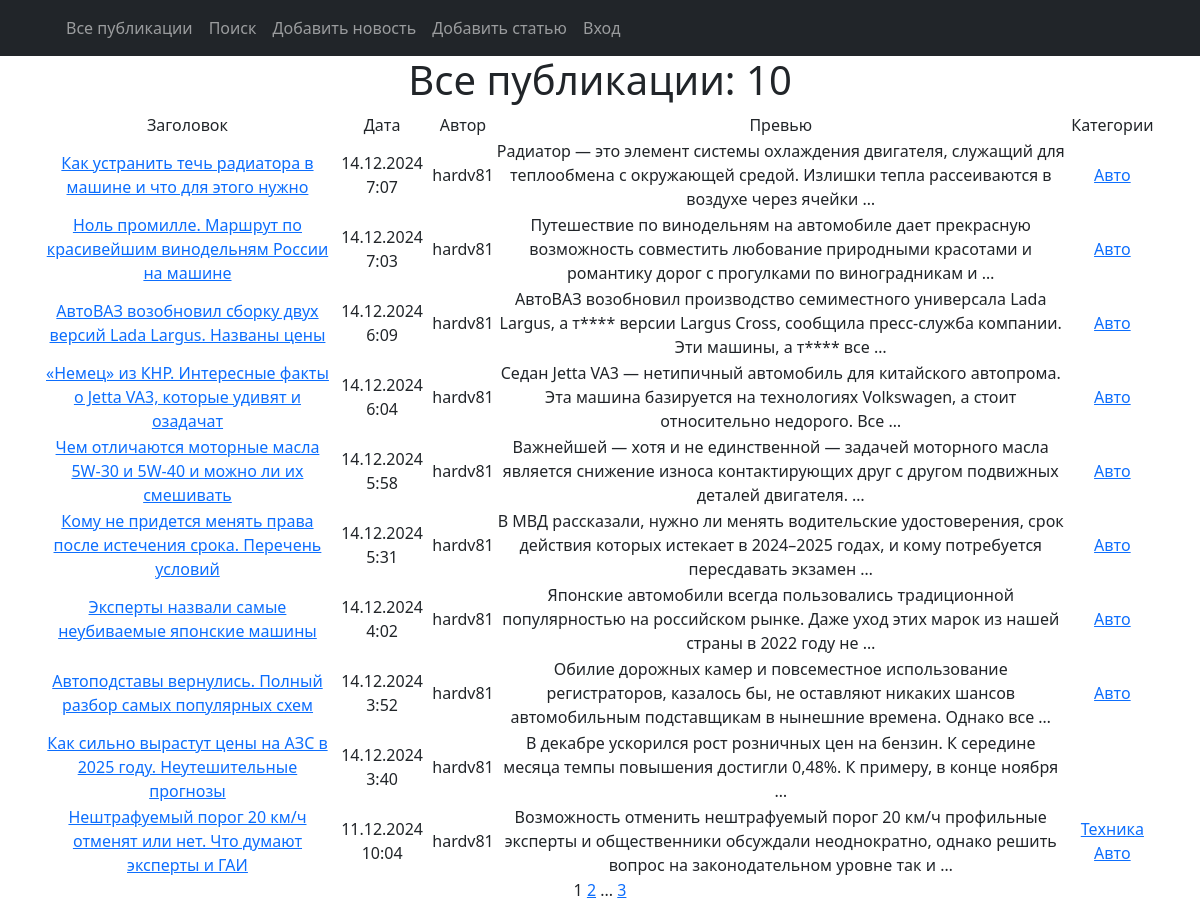
The page / on the database its author committed.
### news/models.py (models this page shows, shortened)
class Post(models.Model):
    article = 'ART'
    news = 'NEW'
    TYPE = [
        (article, 'Статья'),
        (news, 'Новость'),
    ]
    post_author = models.ForeignKey(Author, on_delete=models.CASCADE)
    post_type = models.CharField(max_length=3, choices=TYPE, default=article)
    post_time = models.DateTimeField(auto_now_add=True)
    post_category = models.ManyToManyField(Category, through='PostCategory')
    post_title = models.CharField(max_length=255)
    post_text = models.TextField()
    post_rating = models.IntegerField(default=0)

class Author(models.Model):
    author_rating = models.IntegerField(default=0)
    author_user = models.OneToOneField(User, on_delete = models.CASCADE, primary_key = True)
    def __str__(self):
        return f'{self.author_user}'

class Category(models.Model):
    category_name = models.CharField(max_length=255, unique=True)
    subscribers = models.ManyToManyField(User, blank=True, related_name='categories')
    def __str__(self):
        return f'{self.category_name}'

### news/views.py (the view)
# urls.py: path('', PostsList.as_view(), name='post_list'),
class PostsList(ListView):
    model = Post
    ordering = '-post_time'
    template_name = 'posts.html'
    context_object_name = 'posts'
    paginate_by = 10
    def get_queryset(self):
        queryset = super().get_queryset()
        self.filterset = PostFilter(self.request.GET, queryset)
        return self.filterset.qs
    def get_context_data(self, **kwargs):
        context = super().get_context_data(**kwargs)
        context['filterset'] = self.filterset
        return context

### news/templatetags/custom_filters.py (called while the page is built)
@register.filter()
def censor(text):
    CENS_WORDS = ['подшипник', 'коробка', 'видеорегистратор', 'транспорт', 'безопасность', 'также', 'видео',
                  'отставание', 'место']
    if type(text) != str:
        raise TypeException(f'Недопустимый формат данных (string)!')
    lst = []
    st = ''
    i = 0
    for sym in text:
        i += 1
        if sym.isalpha():
            st += sym
            if i == len(text):
                lst.append(st)
        else:
            if len(st):
                lst.append(st)
            lst.append(sym)
            st = ''
    for i in range(len(lst)):
        if lst[i].lower() in CENS_WORDS:
            lst[i] = lst[i].replace(lst[i], lst[i][:1] + "*" * (len(lst[i]) - 1))
    censored_text = ''
    for word in lst:
        censored_text += word
    return f'{censored_text}'

### news/templatetags/custom_tags.py (called while the page is built)
@register.simple_tag(takes_context=True)
def url_replace(context, **kwargs):
   d = context['request'].GET.copy()
   for k, v in kwargs.items():
       d[k] = v
   return d.urlencode()

### templates/posts.html (shortened to what this page needs)
{% extends 'flatpages/default.html' %}
{% load custom_filters %}
{% load custom_tags %}
{% block content %}
   <h1>Все публикации: {{ posts|length }}</h1>
   {% if posts %}
       <table>
           <tr>
               <td>Заголовок</td>
               <td>Дата</td>
               <td>Автор</td>
               <td>Превью</td>
               <td>Категории</td>
           </tr>
           {% for post in posts %}
           <tr>
               <td><a href="{% url 'post_detail' post.id %}">{{ post.post_title|censor }}</a></td>
               <td>{{ post.post_time|date:'d.m.Y G:i' }}</td>
               <td>{{ post.post_author }}</td>
               <td>{{ post.post_text|truncatewords:20|censor }}</td>
               <td>{% for category in post.post_category.all %}
                   <a href="{% url 'category_list' category.id %}">{{ category }}</a>
                   {% endfor %}
               </td>
           </tr>
           {% endfor %}
       </table>
   {% else %}
       <h2>Новостей нет!</h2>
   {% endif %}
   {{ page_obj.number }}
   {% if page_obj.has_next %}
       <a href="?{% url_replace page=page_obj.next_page_number %}">{{ page_obj.next_page_number }}</a>
       {% if paginator.num_pages != page_obj.next_page_number %}
           ...
           <a href="?{% url_replace page=page_obj.paginator.num_pages %}">{{ page_obj.paginator.num_pages }}
       {% endif %}
   {% endif %}
{% endblock content %}

### templates/flatpages/default.html (shortened to what this page needs)
<!DOCTYPE html>
{% load static %}
<html lang="en">
    <head>
        <link href="{% static 'css/styles.css' %}" rel="stylesheet" />
    </head>
    <body>
        <nav class="navbar navbar-expand-lg navbar-dark bg-dark static-top">
            <div class="container">
                <div class="collapse navbar-collapse" id="navbarResponsive">
                    <ul class="navbar-nav ml-auto">
                        <li class="nav-item">
                            <a class="nav-link" href="/">Все публикации</a>
                        </li>
                        <li class="nav-item">
                            <a class="nav-link" href="/search/">Поиск</a>
                        </li>
                        <li class="nav-item">
                            <a class="nav-link" href="/news/create/">Добавить новость</a>
                        </li>
                        <li class="nav-item">
                            <a class="nav-link" href="/articles/create/">Добавить статью</a>
                        </li>
                        {% if request.user.is_authenticated %}
                            <li class="nav-item">
                                <a class="nav-link" href="{% url 'user_detail' request.user.id %}">
                                Пользователь: {{ request.user.username }}
                                </a>
                            </li>
                            <li class="nav-item">
                                <a class="nav-link" href="/accounts/logout/">Выход</a>
                            </li>
                        {% else %}
                            <li class="nav-item">
                                <a class="nav-link" href="/accounts/login/">Вход</a>
                            </li>
                        {% endif %}
                    </ul>
                </div>
            </div>
        </nav>
        <div class="container">
            <div class="row">
                <div class="col-lg-12 text-center">
                    {% block content %}{% endblock content %}
                </div>
            </div>
        </div>
    </body>
</html>

### rows shown on the page
Post: post_title|censor "Как устранить течь радиатора в машине и что для этого нужно", post_time "14.12.2024 7:07", post_author "hardv81", post_text|censor "Радиатор — это элемент системы охлаждения двигателя, служащий для теплообмена с окружающей средой. Излишки тепла рассеиваются в воздухе через ячейки …"
Category: category_name "Авто"
Post: post_title|censor "Ноль промилле. Маршрут по красивейшим винодельням России на машине", post_time "14.12.2024 7:03", post_author "hardv81", post_text|censor "Путешествие по винодельням на автомобиле дает прекрасную возможность совместить любование природными красотами и романтику дорог с прогулками по виноградникам и …"
Post: post_title|censor "АвтоВАЗ возобновил сборку двух версий Lada Largus. Названы цены", post_time "14.12.2024 6:09", post_author "hardv81", post_text|censor "АвтоВАЗ возобновил производство семиместного универсала Lada Largus, а т**** версии Largus Cross, сообщила пресс-служба компании. Эти машины, а т**** все …"
Post: post_title|censor "«Немец» из КНР. Интересные факты о Jetta VA3, которые удивят и озадачат", post_time "14.12.2024 6:04", post_author "hardv81", post_text|censor "Седан Jetta VA3 — нетипичный автомобиль для китайского автопрома. Эта машина базируется на технологиях Volkswagen, а стоит относительно недорого. Все …"
Post: post_title|censor "Чем отличаются моторные масла 5W-30 и 5W-40 и можно ли их смешивать", post_time "14.12.2024 5:58", post_author "hardv81", post_text|censor "Важнейшей — хотя и не единственной — задачей моторного масла является снижение износа контактирующих друг с другом подвижных деталей двигателя. …"
Post: post_title|censor "Кому не придется менять права после истечения срока. Перечень условий", post_time "14.12.2024 5:31", post_author "hardv81", post_text|censor "В МВД рассказали, нужно ли менять водительские удостоверения, срок действия которых истекает в 2024–2025 годах, и кому потребуется пересдавать экзамен …"
Post: post_title|censor "Эксперты назвали самые неубиваемые японские машины", post_time "14.12.2024 4:02", post_author "hardv81", post_text|censor "Японские автомобили всегда пользовались традиционной популярностью на российском рынке. Даже уход этих марок из нашей страны в 2022 году не …"
Post: post_title|censor "Автоподставы вернулись. Полный разбор самых популярных схем", post_time "14.12.2024 3:52", post_author "hardv81", post_text|censor "Обилие дорожных камер и повсеместное использование регистраторов, казалось бы, не оставляют никаких шансов автомобильным подставщикам в нынешние времена. Однако все …"
Post: post_title|censor "Как сильно вырастут цены на АЗС в 2025 году. Неутешительные прогнозы", post_time "14.12.2024 3:40", post_author "hardv81", post_text|censor "В декабре ускорился рост розничных цен на бензин. К середине месяца темпы повышения достигли 0,48%. К примеру, в конце ноября …"
Post: post_title|censor "Нештрафуемый порог 20 км/ч отменят или нет. Что думают эксперты и ГАИ", post_time "11.12.2024 10:04", post_author "hardv81", post_text|censor "Возможность отменить нештрафуемый порог 20 км/ч профильные эксперты и общественники обсуждали неоднократно, однако решить вопрос на законодательном уровне так и …"
Category: category_name "Техника"

### other values the page prints
{{ posts|length }} "10"
{{ page_obj.number }} "1"
{{ page_obj.next_page_number }} "2"
{{ page_obj.paginator.num_pages }} "3"
